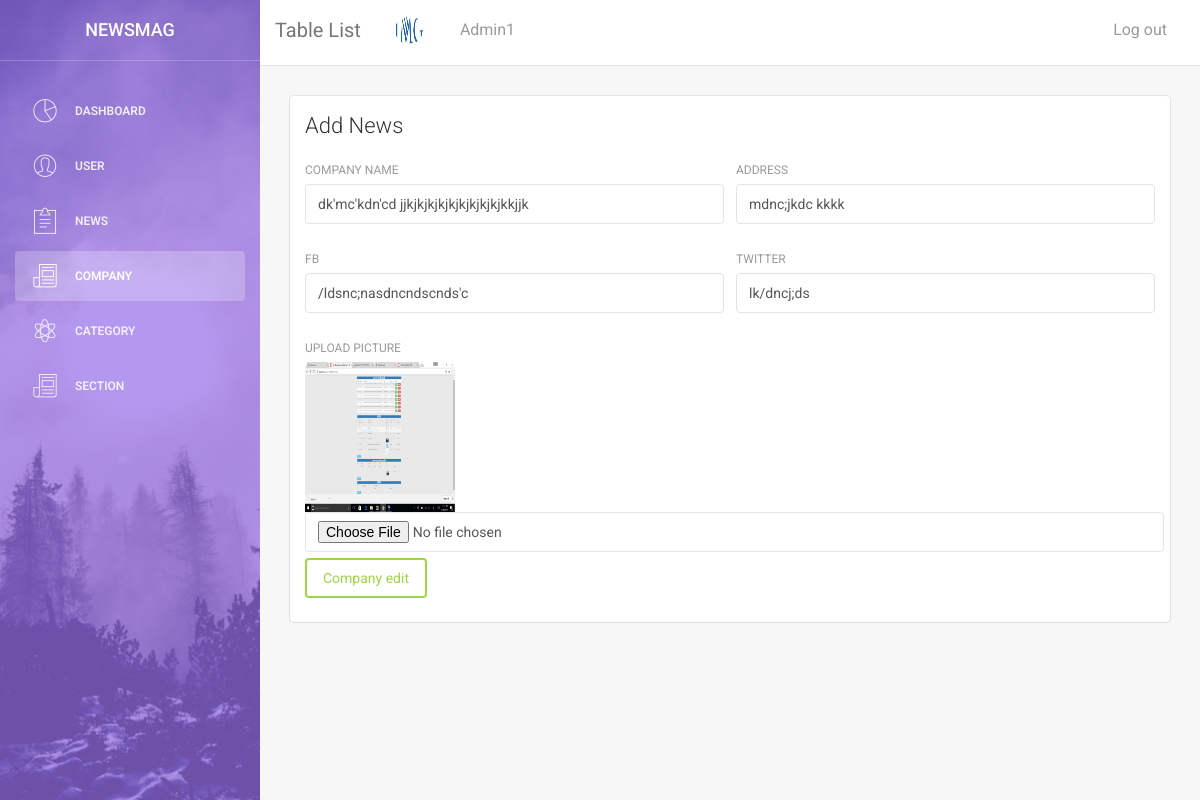
Screenshot of /admin/companyedit.php?id=17 (signed in) with the database file from the repository.
### tables this page shows
CREATE TABLE `myuser` (
  `status` int(11) NOT NULL DEFAULT '0',
  `id` int(11) NOT NULL,
  `user` varchar(60) NOT NULL,
  `password` varchar(60) NOT NULL,
  `email` varchar(60) NOT NULL,
  `number` varchar(60) NOT NULL,
  `media` varchar(69) NOT NULL
);

CREATE TABLE `company_setting` (
  `id` int(11) NOT NULL,
  `company_name` varchar(60) NOT NULL,
  `address` varchar(60) NOT NULL,
  `fb` varchar(255) NOT NULL,
  `twitter` varchar(255) NOT NULL,
  `logo` varchar(60) NOT NULL
);

### admin/valid.php (called while the page is built, shortened)
<?php
if(isset($_COOKIE['username'])){
	$userPass = $_COOKIE['username'];
}else{
	$userPass = $_SESSION['username'];
}
$objs = new Connection();
$objs->connect();
			$sql = "SELECT * FROM  `myuser` WHERE `email` = '".$userPass."'";
			$query = $objs::$con->query($sql);
			$db_value = $query->fetch(PDO::FETCH_ASSOC);
?>

### admin/companyedit.php (the view, shortened to what this page needs)
<?php
require_once('valid.php');
?>
<?php
 $id = $_GET['id'];
$dbcon = new Connection();
$dbcon->connect();
$result = $dbcon::$con->query("SELECT * FROM company_setting WHERE id ={$id}");
$data = $result->fetch(PDO::FETCH_ASSOC);
?>
<!doctype php>
<php lang="en">
<head>
    <link href="assets/css/bootstrap.min.css" rel="stylesheet" />
    <link href="assets/css/animate.min.css" rel="stylesheet"/>
    <link href="assets/css/light-bootstrap-dashboard.css" rel="stylesheet"/>
    <link href="assets/css/demo.css" rel="stylesheet" />
    <link href="http://maxcdn.bootstrapcdn.com/font-awesome/4.2.0/css/font-awesome.min.css" rel="stylesheet">
    <link href="assets/css/pe-icon-7-stroke.css" rel="stylesheet" />
</head>
<body>
    <div class="wrapper">
        <div class="sidebar">
            <div class="sidebar-wrapper" style="background-image: url('assets/img/sidebar-5.jpg');
            background-repeat: no-repeat; background-position: center; background-size: cover;">
            <div style="background: rgba(147,104,233,0.68); height: 100vh">
                <div class="logo">
                    <a href="#" class="simple-text">
                        NEWSMAG
                    </a>
                </div>
                <ul class="nav">
                   <li>
                    <a href="dashboard.php">
                        <i class="pe-7s-graph"></i>
                        <p>Dashboard</p>
                    </a>
                </li>
                <li>
                    <a href="usertable.php">
                        <i class="pe-7s-user"></i>
                        <p>User</p>
                    </a>
                </li>
                <li>
                    <a href="Newstable.php">
                        <i class="pe-7s-note2"></i>
                        <p>News</p>
                    </a>
                </li>
                <li class="active">
                    <a href="Companytable.php">
                        <i class="pe-7s-news-paper"></i>
                        <p>Company</p>
                    </a>
                </li>
                <li>
                    <a href="Categorytable.php">
                        <i class="pe-7s-science"></i>
                        <p>Category</p>
                    </a>
                </li>
                <li>
                    <a href="sectiontable.php">
                          <i class="pe-7s-news-paper"></i>
                        <p>section</p>
                    </a>
                </li>
            </ul>
        </div>
    </div>
</div>
<div class="main-panel">
    <nav class="navbar navbar-default navbar-fixed">
        <div class="container-fluid">
            <div class="navbar-header">
                <a class="navbar-brand" href="#">Table List</a>
            </div>
            <div class="collapse navbar-collapse">
                <ul class="nav navbar-nav navbar-left">
                    <li>
                       <a href="">
                        <img src="assets/img/<?php echo $db_value['media'];?>" width="30px" height="30px" style="border-radius: 100%; border: 1px solid #fff; margin-top: -5px">
                    </a>
                </li>
                <li>
                            <a href="#">
                                <?php
        echo ucfirst($db_value['user']);
    ?>
                            </a>
                        </li>
            </ul>
            <ul class="nav navbar-nav navbar-right">
                <li>
                    <a href="logout.php">
                        Log out
                    </a>
                </li>
            </ul>
        </div>
    </div>
</nav>
<div class="content">
    <div class="container-fluid">
        <div class="row">
            <div class="col-md-12">
                <div class="card">
                    <div class="header">
                        <h4 class="title">Add News</h4>
                    </div>
                    <div class="content">
                        <form method="post" action="function.php" enctype="multipart/form-data">
                            <div class="row">
                                <div class="col-md-6">
                                    <div class="form-group">
                                        <label>Company name</label>
                                        <input type="text" name="company_name" class="form-control" value="<?php echo $data['company_name']; ?>">
                                    </div>
                                </div>
                                <div class="col-md-6 form-group">
                                 <label>address</label>
                                 <input type="text" name="address" class="form-control" value="<?php echo $data['address']; ?>">
                             </div>
                         </div>
                         <div class="row">
                            <div class="col-md-6 form-group">
                             <label>Fb</label>
                             <input type="text" name="fb" class="form-control" value="<?php echo $data['fb']; ?>">
                         </div>
                         <div class="col-md-6 form-group">
                            <label>Twitter</label>
                         <input type="text" name="twitter" class="form-control" value="<?php echo $data['twitter']; ?>">
                        </div>
                    </div>
                    <div class="row">
                       <div class="col-md-12">
                           <label for="media">Upload Picture</label>
                    <img src="assets/img/<?php echo $data['logo'];?>" class="img-responsive" style="height: 150px; width: 150px;"/>
                   <input type="file" name="image" value="<?php echo $data['logo'];?>" class="form-control">
                       </div>
                   </div>
                                    <button type="submit" class="btn btn-success" name="company_setting" value="edit">Company edit</button>
               </form>
           </div>
       </div>
   </div>
</div>
</div>
</div>
</div>
</div>
</body>
</php>

### rows the page displays
myuser: media (picture), user "Admin1"
company_setting: company_name "dk'mc'kdn'cd jjkjkjkjkjkjkjkjkjkjkkjjk", address "mdnc;jkdc kkkk", fb "/ldsnc;nasdncndscnds'c", twitter "lk/dncj;ds", logo (picture)
